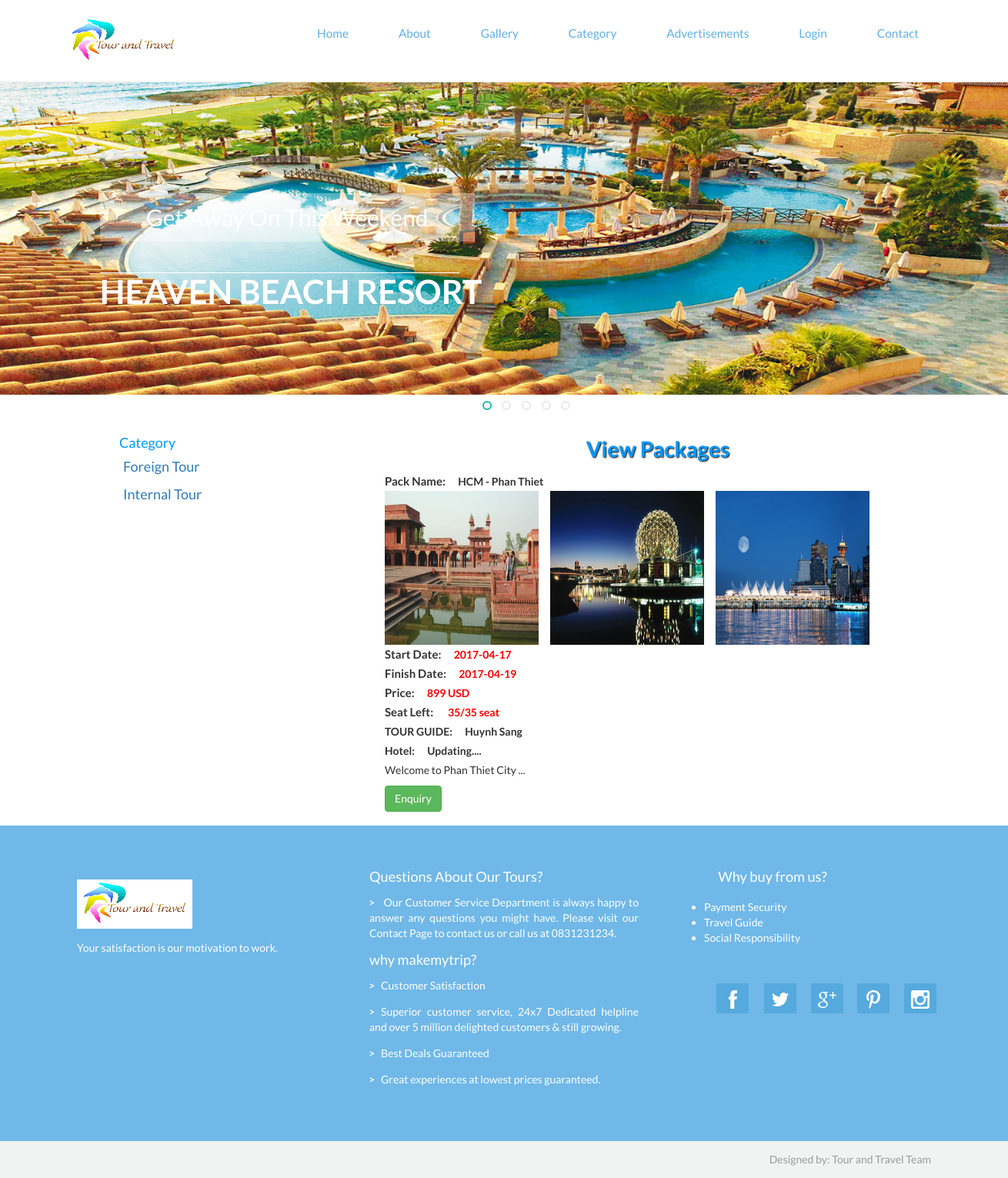
The app's page /detail.php?pid=2 with its own data.
### tables this page shows
CREATE TABLE `category` (
  `cat_id` int(200) NOT NULL,
  `cat_name` varchar(2000) NOT NULL
);

CREATE TABLE `package` (
  `pack_id` int(200) NOT NULL,
  `pack_code` varchar(100) NOT NULL,
  `pack_name` varchar(1000) NOT NULL,
  `subcat_id` int(200) NOT NULL,
  `emp_id` int(200) NOT NULL,
  `hotel_id` int(200) NOT NULL,
  `pack_price` int(200) NOT NULL,
  `pack_pic1` varchar(8000) NOT NULL,
  `pack_pic2` varchar(8000) NOT NULL,
  `pack_pic3` varchar(8000) NOT NULL,
  `pack_detail` varchar(8000) NOT NULL,
  `pack_seat` int(11) DEFAULT NULL,
  `pack_set` int(11) DEFAULT '0',
  `pack_startday` date DEFAULT NULL,
  `pack_finishday` date DEFAULT NULL
);

CREATE TABLE `employees` (
  `emp_id` int(100) NOT NULL,
  `emp_code` varchar(50) NOT NULL,
  `emp_name` varchar(150) DEFAULT NULL,
  `emp_gender` varchar(20) DEFAULT NULL,
  `emp_addr` varchar(200) DEFAULT NULL,
  `emp_num` varchar(20) DEFAULT NULL
);

### detail.php (the view, shortened to what this page needs)
<!DOCTYPE html PUBLIC "-//W3C//DTD XHTML 1.0 Transitional//EN" "http://www.w3.org/TR/xhtml1/DTD/xhtml1-transitional.dtd">
<html xmlns="http://www.w3.org/1999/xhtml">
<head>
<link href="stylecss.css" rel='stylesheet' type='text/css'/>
<link href="css/bootstrap.min.css" rel='stylesheet' type='text/css'/>
<link href="css/style.css" rel="stylesheet" type="text/css" media="all"/>
<link href="css/animate.css" rel="stylesheet" type="text/css" media="all">
</head>
<body>
<?php $cn=mysqli_connect("localhost","root","","tourandtravel");?>
<?php include('top.php'); ?>
<?php include('slider.php'); ?>
<div style="height:50px"></div>
<div style="width:1000px; margin:auto"  >
<div style="width:200px; font-size:18px; color:#09F; float:left">
<table cellpadding="0" cellspacing="0" width="1000px" >
<tr><td style="font-size:18px" color="#09F">Category</td></tr>
<?php
    $s="select * from category";
    $result=mysqli_query($cn,$s);
    while($data=mysqli_fetch_array($result))
    {
            echo "<tr><td style=' padding:5px;'><a href='subcat.php?catid=$data[0]'>$data[1]</a></td></tr>";
    }
?>
</table>
</div>
<div style="width:800px; float:left">
<table cellpadding="0px" cellspacing="0" width="1000px" >
<tr><td class="headingText">View Packages</td></tr>
<tr><td class="paraText" width="900px">
<table cellpadding="0" cellspacing="0" width="900px" border="0">
<tr>
    <td>
        <table border="0" width="600px" height="400px" align="center" >
    <?php
        $s="select * from package, category, subcategory, employees where employees.emp_id= package.emp_id and package.subcat_id=subcategory.subcat_id and package.pack_id='" . $_GET["pid"] ."'";
        $result=mysqli_query($cn,$s);
        $data=mysqli_fetch_array($result);
        $seat = $data['pack_seat'] - $data['pack_set'];
    ?>
        <tr>
            <td colspan="3"><span class="middletext">Pack Name:</span>&nbsp;&nbsp;&nbsp;&nbsp;&nbsp;&nbsp;<strong><?php echo $data['pack_name'];?></strong></td>
        </tr>
        <tr>
            <td class="middletext"><img src="Admin/packimages/<?php echo $data['pack_pic1'];?>" width="200px" height="200px"  /></td>
            <td class="middletext" style="padding-left:15px"><img src="Admin/packimages/<?php echo $data['pack_pic2'];?>" width="200px" height="200px"  /></td>
            <td class="middletext" style="padding-left:15px"><img src="Admin/packimages/<?php echo $data['pack_pic3'];?>" width="200px" height="200px"  /></td>
        </tr>
        <tr>
            <td>
              <span class="middletext">Start Date:</span>&nbsp;&nbsp;&nbsp;&nbsp;&nbsp;&nbsp;<strong style="color: red"><?php echo $data['pack_startday'];?></strong><br/>
              <span class="middletext">Finish Date:</span>&nbsp;&nbsp;&nbsp;&nbsp;&nbsp;&nbsp;<strong style="color: red"><?php echo $data['pack_finishday'];?></strong><br/>
                <span class="middletext">Price:</span>&nbsp;&nbsp;&nbsp;&nbsp;&nbsp;&nbsp;<strong style="color: red"><?php echo $data['pack_price'];?> USD<br/></strong>
              <span class="middletext">Seat Left:</span>&nbsp;&nbsp;&nbsp;&nbsp;&nbsp;&nbsp;
                <?php
                    if($seat != 0)
                        echo "<strong style='color: red'>".$seat."/".$data['pack_seat']." seat</strong>";
                    else
                        echo "<span class='label label-danger''>OUT OF SEAT<span>";
                ?>
            </td>
        </tr>
        <tr>
            <td colspan="3"><strong>TOUR GUIDE:&nbsp;&nbsp;&nbsp;&nbsp;&nbsp;&nbsp;<?php echo $data['emp_name'];?></strong></td>
        </tr>
        <tr>
            <td colspan="3"><strong>Hotel:&nbsp;&nbsp;&nbsp;&nbsp;&nbsp;&nbsp;Updating....</strong></td>
        </tr>
        <tr>
            <td colspan="3"><p><?php echo $data['pack_detail'];?></p></td>
        </tr>
        <tr>
            <td align="left" colspan="3" height="50px">
                <a href="enquiry.php?pid=<?php echo $data[0];   ?>">
                <?php
                    if($seat > 0)
                        echo "<button class='btn btn-success' name='sbmt' />Enquiry</button>";
                    else
                        echo "<button class='btn btn-success' name='sbmt' disabled='disabled' />Enquiry</button>";
                ?>
            </td>
        </tr>
    </table>
    </td>
</tr>
</table>
</td></tr>
</table>
</div>
</div>
<?php include('bottom.php'); ?>
</body>
</html>

### top.php (shortened to what this page needs)
<div class="header-top">
  <div class="container">
	 <div class="top-nav">
				<div class="logo">
				<a href="index.php"><img src="images/logo.png" id="section-1" class="img-responsive" alt=""/></a>
				</div>
				<div class="menu">
				<ul id="nav">
					 <li><a href="index.php#section-1"  onclick="javascript:window.open('index.php#section-1','_self')">                            Home</a></li>
					 <li><a href="index.php#section-2"  onclick="javascript:window.open('index.php#section-2','_self')">                           About</a></li>
					 <li><a href="index.php#section-3"  onclick="javascript:window.open('index.php#section-3','_self')">                             Gallery</a></li>
                          <li><a href="category.php" onclick="javascript:window.open('category.php','_self')">Category</a></li>
					 <li><a href="index.php#section-4"   onclick="javascript:window.open('index.php#section-4','_self')">                            Advertisements</a></li>
                          <li><a href="./Admin/index.php"  onclick="javascript:window.open('./Admin/index.php','_self')">Login</a></li>
					 <li><a href="index.php#section-5"   onclick="javascript:window.open('index.php#section-5','_self')">                              Contact</a></li>
				 </ul>
				 </div>
	 </div>
	  <div class="clearfix"> </div>
 </div>
</div>

### slider.php (shortened to what this page needs)
<!DOCTYPE html PUBLIC "-//W3C//DTD XHTML 1.0 Transitional//EN" "http://www.w3.org/TR/xhtml1/DTD/xhtml1-transitional.dtd">
<html xmlns="http://www.w3.org/1999/xhtml">
<head>
</head>
<body>
			<div id="section-1" class="section">
			    <div id="top" class="callbacks_container">
			      <ul class="rslides" id="slider4">
			        <li>
			          <img src="images/sl1.jpg" alt="">
					  <div class="caption">
			     	  		<div class="header-info">
							<h2><a href="#">Get Away On This Weekend</a></h2>
							<lable></lable>
							<h1><a href="#">HEAVEN BEACH RESORT</a></h1>
							</div>
			          </div>
			        </li>
			      </ul>
			    </div>
				</div>
</body>
</html>

### bottom.php (shortened to what this page needs)
<div class="fotter">
	 <div class="container">
		 <div class="fotter-grids">
			 <div class="col-md-4 fotter-left">
			 <img src="images/tour.png" alt="">
			 <p style="text-align:justify">Your satisfaction is our motivation to work.</p>
			 </div>
			 <div class="col-md-4 fotter-middle">
				 <h3>Questions About Our Tours?</h3>
				 <div class="footer-list">
						<ul>
                        <li style="text-align:justify"><a href="#"><span></span>
Our Customer Service Department is always happy to answer any questions you might have. Please visit our Contact Page to contact us or call us at 0831231234.</a></li></ul> </div>
						<h3>why makemytrip?</h3>
                        <div class="footer-list">
                        <ul>
 <li style="text-align:justify"><a href="#"><span></span>Customer Satisfaction<br/></a></li>
 <li style="text-align:justify"><a href="#"><span></span>Superior customer service, 24x7 Dedicated helpline and over 5 million delighted customers & still growing.<br/></a></li>
<li style="text-align:justify"><a href="#"><span></span>Best Deals Guaranteed<br/></a></li>
<li style="text-align:justify"><a href="#"><span></span>Great experiences at lowest prices guaranteed.<br/></a></li>
</a></li> </ul>
			 </div>
			 </div>
			 <div class="col-md-4 fotter-right" style="padding-left:70px">
			 <h3>Why buy from us?</h3><br/>
              <div class="footer-list">
			  <ul>
              <li style="color:#FFF"><a href="#" style="color:#FFF"><span></span> Payment Security</a></li>
              <li style="color:#FFF"><a href="#" style="color:#FFF"><span></span> Travel Guide</a></li>
              <li style="color:#FFF"><a href="#" style="color:#FFF"><span></span> Social Responsibility</a></li>
               </ul> </div></div>
			 <div class="social-icons">
			 <a href="#"><span class="facebook"> </span></a>
			 <a href="#"><span class="twitter"> </span></a>
			 <a href="#"><span class="googleplus"> </span></a>
			 <a href="#"><span class="pinterest"> </span></a>
			 <a href="#"><span class="instagram"> </span></a>
			 </div>
			 <div class="clearfix"></div>
	     </div>
	 </div>
</div>
<div class="copyright text-right">
<p style="padding-right:100px">Designed by: Tour and Travel Team</p>
</div>

### stylecss.css (style rules this page uses)
.headingText { font-size:38px; color:#09F; margin:5px; font-weight:bold; text-shadow:1px 1px 2px black;; text-align:center; }
.paraText { line-height:25px; padding:10px; text-align:justify; }
.middletext { font-size:15px; color:#333; font-weight:bold; }

### css/style.css (style rules this page uses)
.headingText { font-size:28px; color:#09F; margin:5px; font-weight:bold; text-shadow:1px 1px 2px black;; text-align:center; }
.paraText { line-height:25px; padding:10px; text-align:justify; }
body { margin:0; padding:0; font-family: 'Lato', sans-serif; -webkit-appearance:none; }
body a { transition:0.5s all; -webkit-transition:0.5s all; -moz-transition:0.5s all; -o-transition:0.5s all; -ms-transition:0.5s all; }
h1,h2,h3,h4,h5,h6 { margin:0; }
p { margin:0; }
ul { margin:0; padding:0; }
.header-top { background:#fff; min-height:32px; padding:1.5em 0; position: fixed; z-index: 9999; width: 100%; clear: both; border-bottom:1px solid rgba(128, 128, 128, 0.17); }
.logo { float:left; }
.top-nav ul { float:right; margin:0.3em 0 0 0; }
.top-nav ul li { display:inline-block; margin: 0 0.5em; }
.top-nav ul li a { color:#60B0E6; text-decoration:none; padding:0.4em 1.5em; display:block; border:1px solid #fff; font-size:1.1em; font-weight:400; }
.callbacks_container { position: relative; float: left; width: 100%; }
.callbacks { position: relative; list-style: none; overflow: hidden; width: 100%; padding: 0; margin: 0; }
.callbacks li { position: absolute; width: 100%; left: 0; top: 0; }
.callbacks img { position: relative; z-index: 1; height: auto; border: 0; width: 100%; }
.callbacks .caption { display: block; position: absolute; z-index: 2; font-size: 20px; text-shadow: none; color: #fff; left: 1%; right: 0%; padding: 10px 20px; margin: 0; max-width: none; top: 47%; }
.rslides { position: relative; list-style: none; overflow: hidden; width: 100%; padding: 0; margin: 0; }
.rslides li { -webkit-backface-visibility: hidden; position: absolute; display: none; width: 100%; left: 0; top: 0; }
.rslides li:first-child { position: relative; display: block; float: left; }
.rslides img { height: auto; border: 0; }
.header-info { position: absolute; width: 100%; top: 50%; left: 9%; }
.header-info h2 a { display:inline-block; color:#fff; padding:0.5em 2em; background:rgba(255, 255, 255, 0.32); text-decoration:none; }
.header-info lable { background:#fff; height: 1px; width: 36%; display: block; margin-top:2em }
.header-info h1 a { color:#fff; font-weight:bold; font-size:1.2em; text-decoration:none; }
.container:after { content: "\0020"; display: block; height: 0; clear: both; visibility: hidden; }
.clearfix:before, .clearfix:after, .row:before, .row:after { content: '\0020'; display: block; overflow: hidden; visibility: hidden; width: 0; height: 0; }
.row:after, .clearfix:after { clear: both; }
.row, .clearfix { zoom: 1; }
.fotter { background:#70B8E8; min-height:300px; }
.fotter-grids { padding: 4em 0; }
.fotter-left img { margin-top: 1em; }
.fotter-left p { color:#fff; margin:1em 0; line-height: 22px; width: 80%; }
.fotter-middle h3 { color: #fff; font-size: 1.3em; }
.fotter-middle ul { margin-top:1em; }
.fotter-middle ul li { list-style-type:none; margin-bottom: 1em; }
.fotter-middle ul li a { text-decoration:none; color: #fff; }
.fotter-middle ul li a span { background:url(../images/arow.png) no-repeat; width:10px; height:10px; display:inline-block; vertical-align:middle; margin-right: 5px }
.fotter-right h3 { color: #fff; font-size: 1.3em; margin-left: 1em; }
.social-icons { margin-top:3.5em; }
.social-icons a span { width:44px; height:39px; background:url('../images/social-icons.png') no-repeat 0px 0px; display:inline-block; margin: 0 0.5em; }
.social-icons a span.facebook { background-position: 0px 0px; }
.social-icons a span.twitter { background-position:-63px 0px; }
.social-icons a span.googleplus { background-position:-127px 0px; }
.social-icons a span.pinterest { background-position: -190px 0px; }
.social-icons a span.instagram { background-position:-254px 0px }
.social-icons { float:right; }
.copyright { background:#F1F2F2; min-height:48px; }
.copyright p { color:#9D9C9C; padding:1em 0; }

### records on screen
category: cat_name "Foreign Tour"
category: cat_name "Internal Tour"
package: pack_name "HCM - Phan Thiet", pack_pic1 (picture), pack_pic2 (picture), pack_pic3 (picture), pack_startday "2017-04-17", pack_finishday "2017-04-19", pack_price "899", pack_seat "35", pack_detail "Welcome to Phan Thiet City ..."
employees: emp_name "Huynh Sang"
